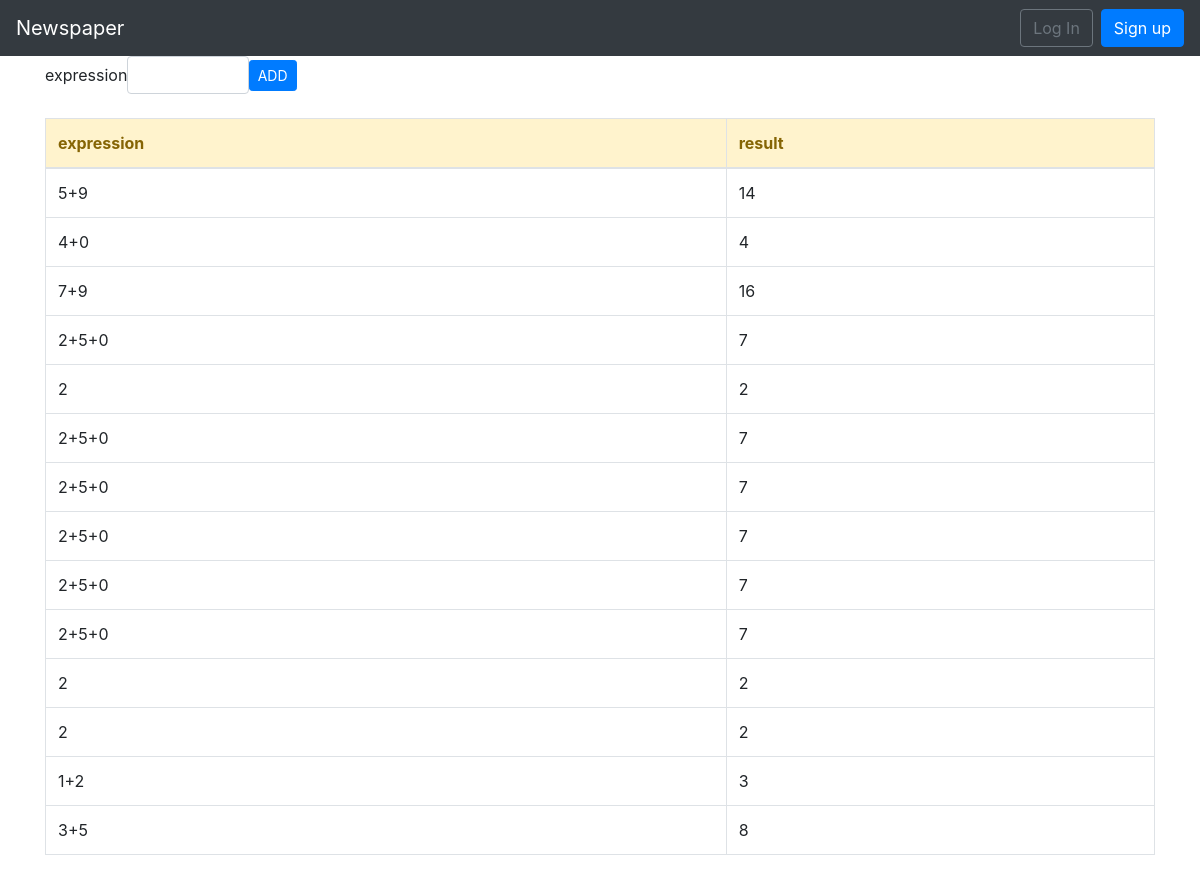
The page / on the database its author committed.
### calculatorapp/models.py (models this page shows, shortened)
class Calculatort(models.Model):
   expression = models.CharField(max_length = 50)
   results = models.IntegerField()

### calculatorapp/views.py (the view)
# urls.py: path('',views.index),
def index(request):
    calculatorts = Calculatort.objects.all()
    context = {'calculatorts': calculatorts}
    return render(request, 'index.html', context)

### templates/index.html (shortened to what this page needs)
{% extends 'base.html' %}
{% block body %}
{% block content %}
<form class="form-inline"  action="create" method="POST">
    <div class="form-group">
        <label for="expression">expression</label>
        <input type="text" name="expression" class="form-control" style="width:30%;" required="required"/>
              <button type="submit" class="btn btn-sm btn-primary"> ADD</button>
    </div>
</form>
<br />
<table class="table table-bordered">
    <thead class="alert-warning">
        <tr>
            <th>expression</th>
            <th>result</th>
        </tr>
    </thead>
    <tbody>
        {% for calculatort in calculatorts %}
        <tr>
            <td>{{ calculatort.expression }}</td>
            <td>{{ calculatort.results }}</td>
        {% endfor %}
    </tbody>
</table>
{% endblock %}
{% endblock %}

### templates/base.html (shortened to what this page needs)
{% extends 'home.html' %}

### templates/home.html (shortened to what this page needs)
<!DOCTYPE html>
<html lang = "en">
    <head>
<link rel="stylesheet" href="https://stackpath.bootstrapcdn.com/bootstrap/4.1.3/css/bootstrap.min.css">
</head>
<body>
    <nav class="navbar navbar-expand-md navbar-dark bg-dark mb- ">
        <a class="navbar-brand" href="{% url 'home' %}">Newspaper</a>
        <div class="collapse navbar-collapse" id="navbarCollapse">
            {% if user.is_authenticated %}
            <ul class="navbar-nav ml-auto">
            <li class="nav-item">
            <a class="nav-link dropdown-toggle" href="#" id="userMenu"
            data-toggle="dropdown" aria-haspopup="true"
            aria-expanded="false">
            {{ user.username }}
            </a>
            <div class="dropdown-menu dropdown-menu-right"
            aria-labelledby="userMenu">
            <a class="dropdown-item"
            href="{% url 'password_change'%}">Change password</a>
            <div class="dropdown-divider"></div>
            <a class="dropdown-item" href="{% url 'logout' %}">
            Log Out</a>
            </div>
            </li>
            </ul>
            {% else %}
            <form class="form-inline ml-auto">
            <a href="{% url 'login' %}" class="btn btn-outline-secondary">
            Log In</a>
            <a href="{% url 'signup' %}" class="btn btn-primary ml-2">
                Sign up</a>
</form>
{% endif %}
</div>
</nav>
<div class="container">
{% block content %}
{% endblock content %}
</div>
</body>
</html>

### rows shown on the page
Calculatort: expression "5+9", results "14"
Calculatort: expression "4+0", results "4"
Calculatort: expression "7+9", results "16"
Calculatort: expression "2+5+0", results "7"
Calculatort: expression "2", results "2"
Calculatort: expression "2+5+0", results "7"
Calculatort: expression "2+5+0", results "7"
Calculatort: expression "2+5+0", results "7"
Calculatort: expression "2+5+0", results "7"
Calculatort: expression "2+5+0", results "7"
Calculatort: expression "2", results "2"
Calculatort: expression "2", results "2"
Calculatort: expression "1+2", results "3"
Calculatort: expression "3+5", results "8"
